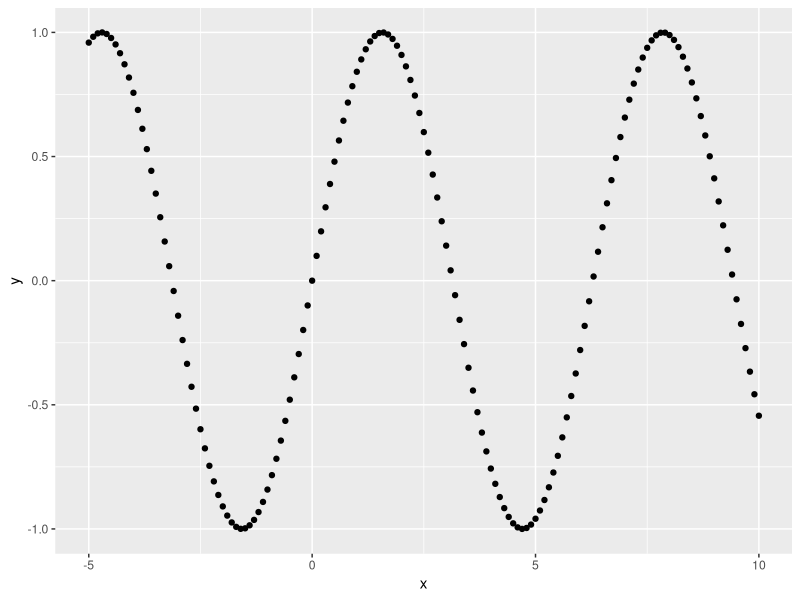
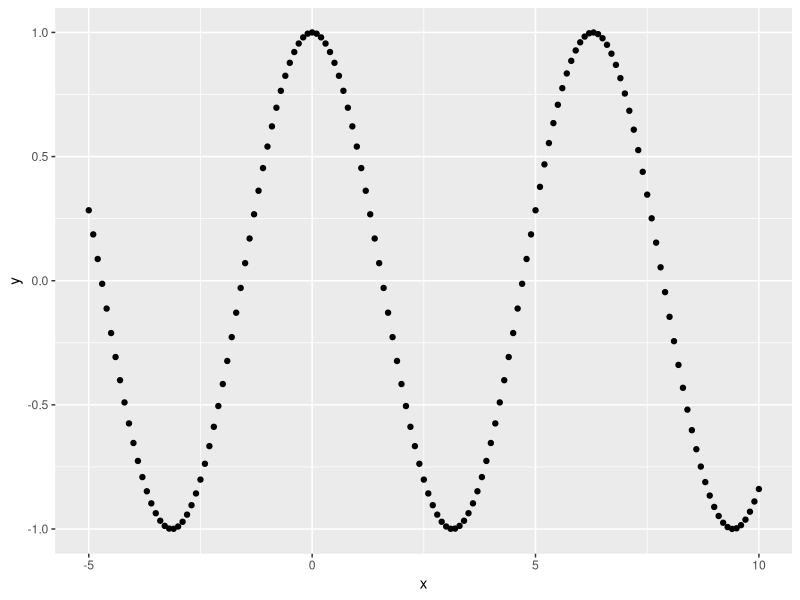
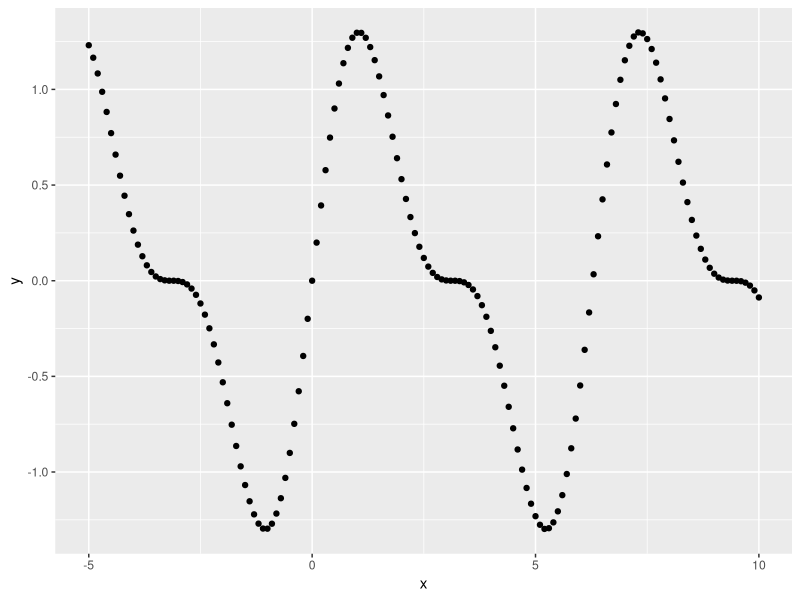

Source code (R) for these figures, in order:
## ---- chunk 1
my_name <- "Michèle Fille"
name_length <- nchar(my_name)
name_length

now_doing <- paste(my_name, "is programming")
toupper(now_doing)
## ---- chunk 2
fav_1 <- 7
fav_2 <- 11

fav_1 <- fav_1 / (sqrt(201))
fav_2 <- fav_2 / (sqrt(201))
fav_1
fav_2

raw_sum <- sum(fav_1,fav_2)
raw_sum

round_sum <- round(raw_sum, 1)
round_sum

round_1 <- round(fav_1, 1)
round_2 <- round(fav_2, 1)
round_1
round_2

sum_round <- sum(round_1, round_2)
sum_round

max(round_sum, sum_round)
## ---- chunk 3
add_three <- function(num){
  result <- num + 3
  return(result)
}

ten <- add_three(7)
ten

imperial_to_metric <- function(feet, inches) {
  total_inches <- feet * 12 + inches
  meters <- total_inches * 0.0254
  meters # return the value in meters
}

height_in_meters <- imperial_to_metric(5,4)
height_in_meters
## ---- chunk 4
lyric <- "I like to eat apples and bananas."

intro <- substr(lyric, start = 1, stop = 13)
intro

fruits <- substr(lyric, start = 15, stop = nchar(lyric))
fruits

fruits_e <- gsub("a", "ee", fruits)
fruits_e

fruits_o <- gsub("a", "o", fruits)
fruits_o

lyric_e <- paste(intro, fruits_e)
lyric_e

paste(intro, fruits_o)
## ---- chunk 5
is_twice_as_long <- function(string_1, string_2){
  len_1 <- nchar(string_1)
  len_2 <- nchar(string_2)
  
  if (len_1 >= 2 * len_2 || len_2 >= 2 * len_1) {
    return(TRUE)
  } else {
    return(FALSE)
  }
}

is_twice_as_long("Michele", "M")
is_twice_as_long("M", "Michele")
is_twice_as_long("Michele", "Michele")

# or

is_twice_as_long_gwen <- function(str1, str2) {
  diff <- abs(nchar(str1) - nchar(str2))
  min_length <- min(nchar(str1), nchar(str2))
  diff >= min_length # if difference is more than short
}

is_twice_as_long_gwen("Michele", "M")


describe_difference <- function(string_1, string_2){
  len_1 = nchar(string_1)
  len_2 = nchar(string_2)
  
  if (len_1 > len_2) {
    difference = len_1 - len_2
    return(sprintf("Your first string is longer by %d characters", difference))
  } else if (len_2 > len_1) {
    difference = len_2 - len_1
    return(sprintf("Your second string is longer by %d characters", difference))
  } else {
    return("Your strings are the same length!")
  }
}

describe_difference("Michele", "M")
describe_difference("M", "Michele")
describe_difference("Michele", "Michele")

# or

describe_difference_gwen <- function(first, second) {
  diff <- nchar(first) - nchar(second)
  if (diff > 0) {
    sentence <- paste("Your first string is longer by", diff, "characters")
  } else if (diff < 0) {
    sentence <- paste("Your second string is longer by", -diff, "characters")
  } else {
    sentence <- "Your strings are the same length!"
  }
  sentence # return the sentence
}
## ---- chunk 6
names <- c("Michèle", "Rahel", "Jervin")
print(names)

n <- 10:49
print(n)
length(n)
print(n+1)

m <- seq(10,1)
print(m)

result <- n-m
print(result)
## ---- chunk 7
first_ten <- 10:20
print(first_ten)

next_ten <- seq(21,30)
print(next_ten)

all_numbers <- c(first_ten, next_ten)
print(all_numbers)

eleventh <- all_numbers[11]
print(eleventh)

some_numbers <- all_numbers[2:5]
print(some_numbers)

even <- seq(2,100,2) # need to start at 2, as it is 1st even num
print(even)

all(even %% 2 == 0)
## ---- chunk 8
x_range <- seq(-5,10,0.1)
print(x_range)

sin_wave <- sin(x_range)

library("ggplot2")
df_sin_wave <- data.frame(x = x_range, y = sin_wave)
ggplot(df_sin_wave, aes(x = x, y = y)) +
  geom_point()

cos_wave <- cos(x_range)

df_cos_wave <- data.frame(x = x_range, y = cos_wave)
ggplot(df_cos_wave, aes(x = x, y = y)) +
  geom_point()

wave <- (sin_wave * cos_wave) + sin_wave

df_wave <- data.frame(x = x_range, y = wave)
ggplot(df_wave, aes(x = x, y = y)) +
  geom_point()
## ---- chunk 9
phone_numbers <- c(8, 6, 7, 5, 3, 0, 9)
print(phone_numbers)

prefix <- phone_numbers[1:3]
print(prefix)

small <- phone_numbers[phone_numbers <= 5]
print(small)

large <- phone_numbers[phone_numbers > 5]
print(large)

phone_numbers[phone_numbers > 5] <- 5
print(phone_numbers)

phone_numbers[phone_numbers %% 2 == 1] <- 0
print(phone_numbers)
## ---- chunk 10
words <- c("flower", "Ralunkel", "viola", "dog", "Good", "Light", "perfume", "Cookie")

words_of_the_day <- paste0("'", words, "' is the word of the day!") # no space between ' and the word form words vector
words_of_the_day

words_lower <- tolower(words) # make sure all words are lowercase
a_f_words <- words_lower[substring(words_lower, 1, 1) <= "f"] # make a substring of first char, and check if it is smaller or equal to f
a_f_words

g_m_words <- words_lower[words_lower >= "g" & substring(words_lower, 1, 1) <= "m"]
g_m_words

word_bin <- function(vector_of_words, letter_1, letter_2){
  # all input to lower
  vector_of_words <- tolower(vector_of_words)
  letter_1 <- tolower(letter_1)
  letter_2 <- tolower(letter_2)
  
  words_result <- vector_of_words[substring(vector_of_words, 1, 1) >= letter_1 & substring(vector_of_words, 1, 1) <= letter_2]
  return(words_result)
}

word_bin(words, "e", "q")
